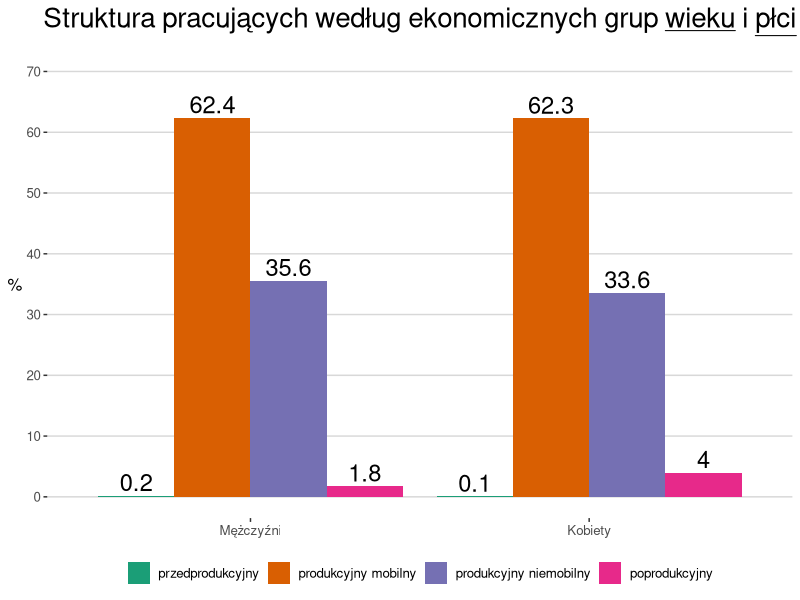
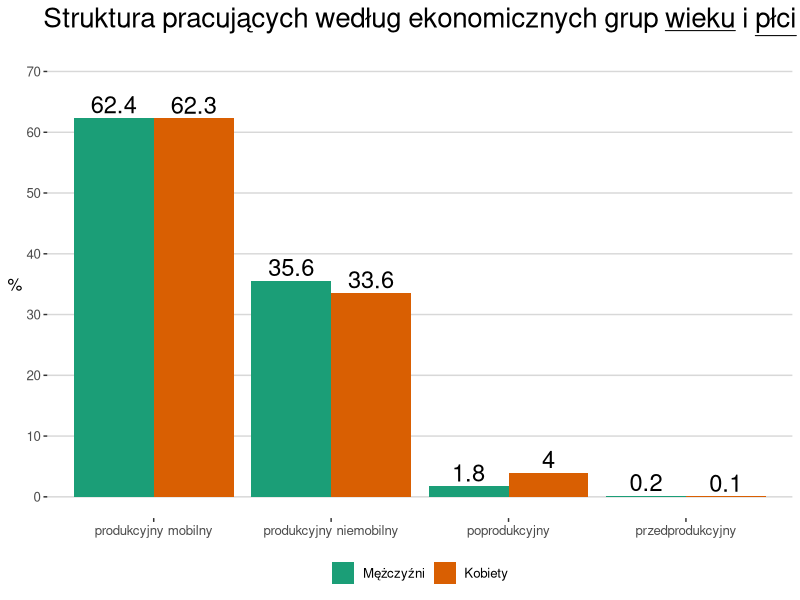
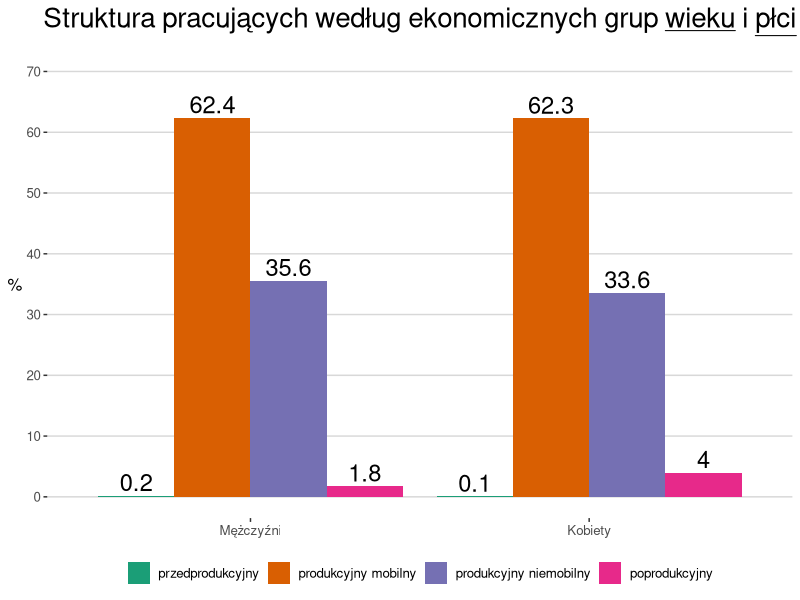
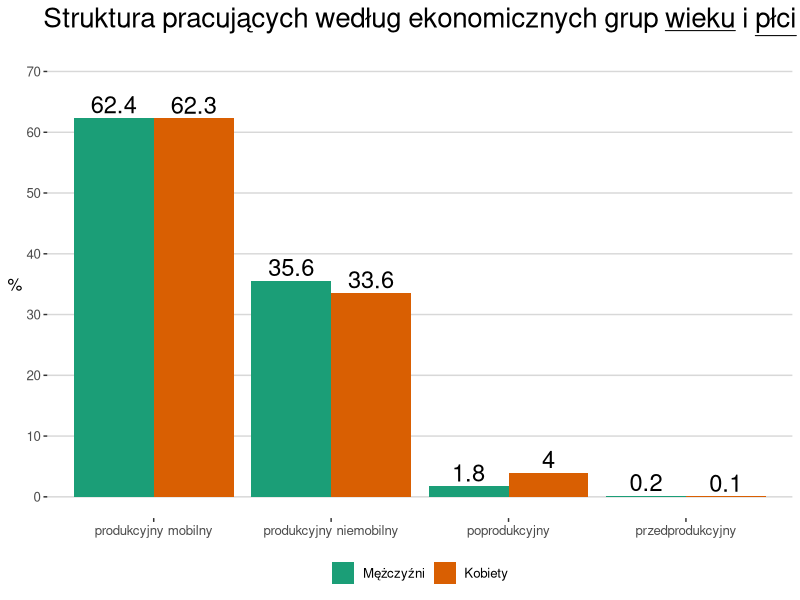

The R source for these figures, in order:
library(ggplot2)
library(ggthemes)
library(dplyr)

values <- c(0.2,62.4,35.6,1.8,
            0.1,62.3,33.6,4.0)

gender <- rep(c("Mężczyźni", "Kobiety"), each=4)

fill <- rep(c("przedprodukcyjny", "produkcyjny mobilny", "produkcyjny niemobilny", "poprodukcyjny"),
            2)

df <- data.frame(values = values,
                 gender = gender,
                 fill = fill,
                 stringsAsFactors = FALSE)

ggplot(df, aes(x = factor(gender, levels = c("Mężczyźni", "Kobiety")), y=values,
               fill=factor(fill, levels = c("przedprodukcyjny", "produkcyjny mobilny", 
                                            "produkcyjny niemobilny", "poprodukcyjny")))) +
  geom_bar(stat = "identity", position = "dodge") +
  geom_text(aes(label=values), position=position_dodge(width=0.9), vjust=-0.25, size=6) +
  scale_fill_manual(values = c('#1b9e77','#d95f02','#7570b3','#e7298a')) + 
  theme_hc() + 
  scale_y_continuous(breaks = seq(0, 80, by=10), limits = c(0,70)) +
  ylab("%") +
  ggtitle(expression(Struktura~pracujących~według~ekonomicznych~grup ~underline(wieku) ~i~ underline(płci))) +
  theme(
    axis.title.x = element_blank(),
    legend.title = element_blank(),
    axis.title.y = element_text(angle = 0,vjust = 0.5),
    plot.title = element_text(hjust = 0.5, size = 20, face="bold")
  ) -> a

a
ggsave("wykres1.jpeg", a)

df %>%
  group_by(fill) %>%
  summarise(mean = mean(values)) %>% 
  arrange(-mean) %>%
  pull(fill) -> fill_levels


ggplot(df, aes(x = factor(fill, levels = fill_levels), y=values,
               fill=factor(gender, levels = c("Mężczyźni", "Kobiety")))) +
  geom_bar(stat = "identity", position = "dodge") +
  geom_text(aes(label=values), position=position_dodge(width=0.9), vjust=-0.25, size=6) +
  scale_fill_manual(values = c('#1b9e77','#d95f02')) + 
  theme_hc() + 
  scale_y_continuous(breaks = seq(0, 80, by=10), limits = c(0,70)) +
  ylab("%") +
  ggtitle(expression(Struktura~pracujących~według~ekonomicznych~grup ~underline(wieku) ~i~ underline(płci))) +
  theme(
    axis.title.x = element_blank(),
    legend.title = element_blank(),
    axis.title.y = element_text(angle = 0,vjust = 0.5),
    plot.title = element_text(hjust = 0.5, size = 20, face = "bold")
  ) -> b
b

ggsave("wykres2.jpeg", b)
